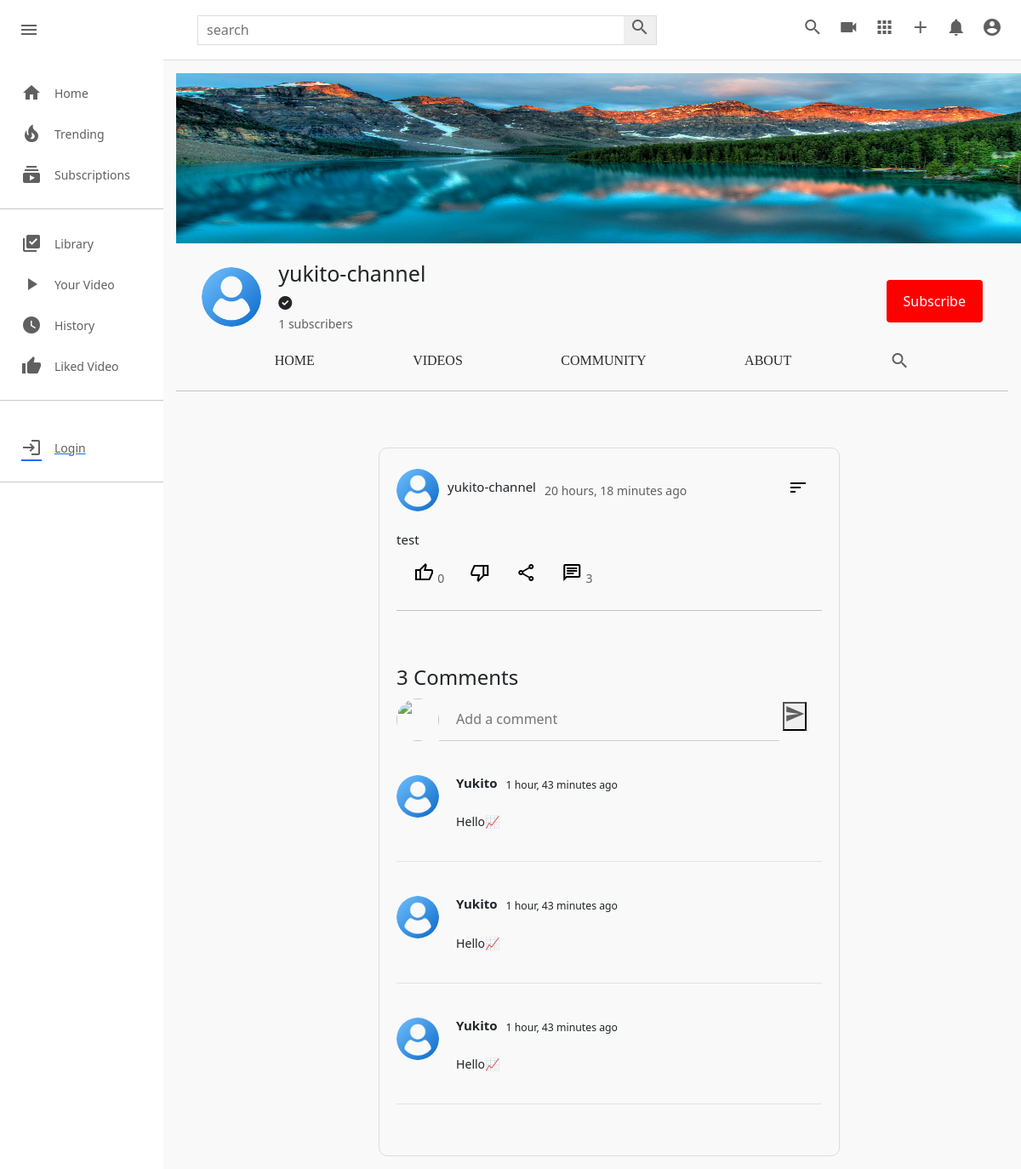
The app's page /c/1/community/3/ with its own data.
### channel/models.py (models this page shows, shortened)
class Channel(models.Model):
    channel_art=models.ImageField(upload_to=user_derectory_path,default='images/channel-art.jpg')
    image=models.ImageField(upload_to=user_derectory_path,default='images/user-image.png')
    full_name=models.CharField(max_length=100)
    channel_name=models.CharField(max_length=100)
    description=models.TextField(null=True,blank=True)
    keyword=TaggableManager(blank=True)
    date=models.DateTimeField(auto_now_add=True)
    status=models.CharField(choices=STATUS,max_length=100,default='Active')
    user=models.OneToOneField(User,on_delete=models.SET_NULL,null=True,related_name="channel")
    subscribers=models.ManyToManyField(User,related_name="user_subs",blank=True)
    verified=models.BooleanField(default=False)
    total_view=models.PositiveIntegerField(default=0)
    business_email=models.EmailField(null=True,blank=True)
    make_business_email_public=models.BooleanField(default=False)
    business_location=models.CharField(null=True,blank=True,max_length=100)
    make_business_location_public=models.BooleanField(default=False)
    website=models.URLField(default='https://www.udemy.com/home')
    instagram=models.URLField(default='https://www.udemy.com/home')
    facebook=models.URLField(default='https://www.udemy.com/home')
    twitter=models.URLField(default='https://www.udemy.com/home')

class Community(models.Model):
    channel=models.ForeignKey(Channel,on_delete=models.CASCADE)
    image=models.ImageField(upload_to=user_derectory_path,null=True,blank=True)
    content=models.TextField(null=True,blank=True)
    date=models.DateTimeField(auto_now_add=True)
    status=models.CharField(choices=STATUS,default='Active',max_length=100)
    likes=models.ManyToManyField(User,blank=True)
    class Meta:
        verbose_name='Community'
        verbose_name_plural='Community Posts'

class CommunityComment(models.Model):
    community=models.ForeignKey(Community,on_delete=models.CASCADE,related_name="comments")
    user=models.ForeignKey(User,on_delete=models.CASCADE)
    comment=models.TextField()
    date=models.DateTimeField(auto_now_add=True)
    active=models.BooleanField(default=True)
    class Meta:
        verbose_name='Community Comments'
        verbose_name_plural='Community Comments'

### userauths/models.py (models this page shows, shortened)
class User(AbstractUser):
    username=models.CharField(max_length=100)
    email=models.EmailField(unique=True,null=True)
    USERNAME_FIELD='email'
    REQUIRED_FIELDS=['username']

### channel/views.py (the view)
# urls.py: path("<channel_name>/community/<int:community_id>/",views.channel_community_detail,name='channel-community-detail'),
def channel_community_detail(request,channel_name,community_id):
    channel = get_object_or_404(Channel,id=channel_name)
    community = Community.objects.get(channel=channel,status='Active',id=community_id)
    comments=CommunityComment.objects.filter(community=community,active=True).order_by('-date')
    context={
        'channel': channel,
        'community':community,
        'comments': comments,
    }
    return render(request,'channel/channel_community_detail.html',context)

### templates/channel/channel_community_detail.html (shortened to what this page needs)
{% extends 'base.html' %}
{% load static %}
{% block style %}
<link rel="stylesheet" href="{% static 'css/style.css' %}" type="text/css">
<link rel="stylesheet" href="{% static 'css/channel-community.css' %}" type="text/css">
<link rel="stylesheet" href="{% static 'css/channel.css' %}" type="text/css">
{% endblock style %}
{% block content %}
    <div class="mainBody">
        {% include 'partials/sidebar.html' %}
        <div class="videos">
            {% include 'channel/partials/channel-header.html' %}
            <div class="video-container">
                <div class="content-border">
                    <div class="content-div">
                        <div class="header-comm">
                            <div class="channel-details">
                                {% if community.channel.image %}
                                <img src="{{community.channel.image.url}}" class="channel-img-com" alt="">
                                {% else %}
                                <img src="https://thumbs.dreamstime.com/b/default-avatar-profile-vector-user-profile-default-avatar-profile-vector-user-profile-profile-179376714.jpg" class="channel-img-com" alt="">
                                {% endif %}
                                <h5>{{community.channel.channel_name}}</h5>
                                <span>{{ community.date|timesince }} ago</span>
                            </div>
                            <div class="dropdown">
                                <button class="dropbtn">
                                    <i class="material-symbols-outlined">sort</i>
                                </button>
                                </div>
                        </div>
                        <div class="content">
                            <h3>{{ community.content }}</h3>
                        </div>
                        <div class="icon-section">
                            <div class="single-icon">
                                <a href=""><i class="material-icons material-symbols-outlined">thumb_up</i></a>
                                <span>{{ community.likes.all.count }}</span>
                            </div>
                            <div class="single-icon">
                                <a href=""><i class="material-icons material-symbols-outlined">thumb_down</i></a>
                            </div>
                            <div class="single-icon">
                                <i class="material-icons material-symbols-outlined">share</i>
                            </div>
                            <div class="single-icon">
                                <i class="material-icons material-symbols-outlined">chat</i>
                                <span>{{community.comments.all.count}}</span>
                            </div>
                        </div>
                        <hr><br><br>
                        <div class="comment-section">
                            <h4>{{ community.comments.all.count }} Comment{{ community.comments.all.count|pluralize }}</h4>
                            <div class="create-comment">
                                <div class="create-comment-img">
                                    <img src="{{request.user.channel.image.url}}" alt="">
                                </div>
                                <form action="{% url 'create-comment' community.id %}" method="POST">
                                    <div class="create-comment-input">
                                        <input class="comment-class" name="comment" id="comment" type="text" placeholder="Add a comment">
                                        <button type="submit"><i class="material-icons">send</i></button>
                                    </div>
                                </form>
                            </div>
                            {% for c in comments %}
                            <div class="comment-wrap">
                                <div class="comments">
                                    <div class="comment-img">
                                        <img src="{{c.user.channel.image.url}}" alt="">
                                    </div>
                                    <div class="comment-content">
                                        <div class="comment-header">
                                            <h4><b>{{ c.user.username|title }}</b></h4>
                                            <p><small>{{c.date|timesince}} ago</small></p>
                                        </div>
                                        <p>{{ c.comment }}</p>
                                    </div>
                                </div>
                            </div>
                            {% endfor %}
                        </div>
                    </div>
                </div>
            </div>
        </div>
    </div>
{% endblock %}

### templates/channel/partials/channel-header.html (shortened to what this page needs)
{% include 'partials/alert.html' %}
<div class="channel-art">
    {% if channel.channel_art.url %}
    <img  src="{{ channel.channel_art.url }}" alt="">
    {% else %}
    <img src="https://wallpaper.dog/large/10702685.jpg" alt="">
    {% endif %}
</div>
<div class="channel-header flex">
    <div class="channel-img-title flex">
        {% if channel.image %}
        <img class="img" src="{{channel.image.url}}" alt="">
        {% else %}
        <img class="img" src="https://thumbs.dreamstime.com/b/default-avatar-profile-vector-user-profile-default-avatar-profile-vector-user-profile-profile-179376714.jpg" alt="">
        {% endif %}
        <div class="channel-image-texts">
            <h4 class="flex">{{channel.channel_name}}</h4>
            {% if channel.verified == True %} <i class="fas fa-check-circle"></i> {% endif %} <br>
            <span id="count">{{channel.subscribers.all.count}}</span><span> subscribers</span>
        </div>
    </div>
    <div class="channel-header-btns">
        {% if request.user != channel.user %}
        <div><button id="sub_btn" onclick="addsub()" class="channel-subscribe sub_button_channel">Subscribe</button></div>
        {% endif %}
    </div>
</div>
<div class="channel-header-links flex">
    <a href="{% url 'channel-profile' channel.id %}" class="display-this">Home</a>
    <a href="{% url 'channel-videos' channel.id %}" class="display-this">Videos</a>
    <a href="{% url 'channel-community' channel.id %}" class="dont-display-thdis">Community</a>
    <a href="{% url 'channel-about' channel.id %}" class="displhray-this">About</a>
    <a href="" class="dont-display-this"><i class="material-icons">search</i></a>
</div>
<hr>

### static/css/style.css (style rules this page uses)
* { margin: 0; padding: 0; box-sizing: border-box; }
body { font-family: 'Roboto','sans-serif'; }
.material-icons { color: rgb(96, 96, 96); }
.mainBody { height: calc(100vh - 70px); display: flex; overflow: hidden; }
hr { height: 1px; background-color: #e5e5e5; border: none; }
.videos { background-color: #f9f9f9; width: 100%; height: 100%; padding: 15px 15px; border-top: 1px solid #ddd; overflow-y: scroll; }
.video-container { display: flex; flex-direction: row; justify-content: space-around; flex-wrap: wrap; }
.title a, span { text-decoration: none; color: rgb(96, 96, 96); font-size: 14px; }

### static/css/channel-community.css (style rules this page uses)
.content-border { margin-left: 40px; margin-top: 50px; border: solid 1px rgba(92, 92, 92, 0.185); padding: 20px; border-radius: 10px; }
.header-comm { justify-content: space-between; display: flex; }
.channel-details { display: flex; align-items: center; }
.channel-details img { width: 50px; border-radius: 50px; object-fit: cover; height: 50px; }
.channel-details h5 { font-size: 15px; margin-left: 10px; }
.channel-details span { margin-left: 10px; }
.content h3 { font-size: 15px; width: 500px; text-align: justify; font-weight: 400; margin-top: 20px; }
.icon-section { display: flex; align-items: center; }
.single-icon { align-items: center; padding: 10px; padding-left: 20px; }
.material-symbols-outlined { transition: 0.5s; color: black; }
.dropdown { float: left; overflow: hidden; }
.dropdown .dropbtn { font-size: 16px; border: none; outline: none; color: black; padding: 14px 16px; background-color: inherit; font-family: inherit; margin: 0; }
.comment-wrap { display: flex; justify-content: space-between; margin-bottom: 40px; padding-bottom: 20px; border-bottom: 1px solid rgba(0, 0, 0, 0.096); }
.create-comment { display: flex; margin-bottom: 40px; margin-top: 10px; }
.create-comment-img img { width: 50px; height: 50px; object-fit: cover; border-radius: 50px; }
.create-comment-input input { width: 400px; height: 50px; object-fit: cover; border: none; border-bottom: 1px solid rgba(128, 128, 128, 0.363); background: none; }
.create-comment-input input::placeholder { padding-left: 20px; }
.comments { display: flex; }
.comment-img img { width: 50px; height: 50px; object-fit: cover; border-radius: 50px; }
.comment-content { margin-left: 20px; }
.comment-header { display: flex; margin-bottom: 7px; }
.comment-header h4 { font-weight: 600; font-size: 15px; }
.comment-header p { margin-left: 10px; font-weight: 300; }
.comment-content p { font-size: 14px; }
.about-right h4, h5 { margin-bottom: 20px; margin-top: 20px; font-size: 15px; font-weight: normal; }
a { text-decoration: none; }

### static/css/channel.css (style rules this page uses)
.channel-art img { width: 1100px; height: 200px; }
.channel-art { width: 1100px; height: 200px; }
.flex { display: flex; }
.channel-header { margin: 20px 30px; align-items: center; justify-content: space-between; }
.channel-img-title { align-items: center; }
.channel-img-title .img { width: 70px; height: 70px; object-fit: cover; border-radius: 50px; }
.channel-img-title .channel-image-texts { margin-left: 20px; }
.channel-image-texts h4 { font-size: 25px; font-weight: 500; }
.channel-header-btns { display: flex; }
.channel-header-btns .channel-subscribe { background-color: rgb(255, 0, 0); color: white; border-radius:4px; }
.channel-header-links { justify-content: space-evenly; }
.channel-header-links a { text-decoration: none; text-transform: uppercase; font-family: poppins; color: rgb(43, 43, 43); font-weight: 500; }
.sub_button_channel { background-color: red; color: white; border: none; margin-top: 10px; padding: 13px 20px; }

### templates/channel/channel_community_detail.html (style rules this page uses)
a { color: black; }

### records on screen
Channel: channel_art (picture), image (picture), channel_name "yukito-channel", subscribers.all.count "1"
Community: channel.image (picture), channel.channel_name "yukito-channel", date "20 hours, 18 minutes", content "test", likes.all.count "0", comments.all.count "3"
CommunityComment: user.channel.image (picture), user.username "Yukito", date "1 hour, 43 minutes", comment "Hello📈"
CommunityComment: user.channel.image (picture), user.username "Yukito", date "1 hour, 43 minutes", comment "Hello📈"
CommunityComment: user.channel.image (picture), user.username "Yukito", date "1 hour, 43 minutes", comment "Hello📈"
